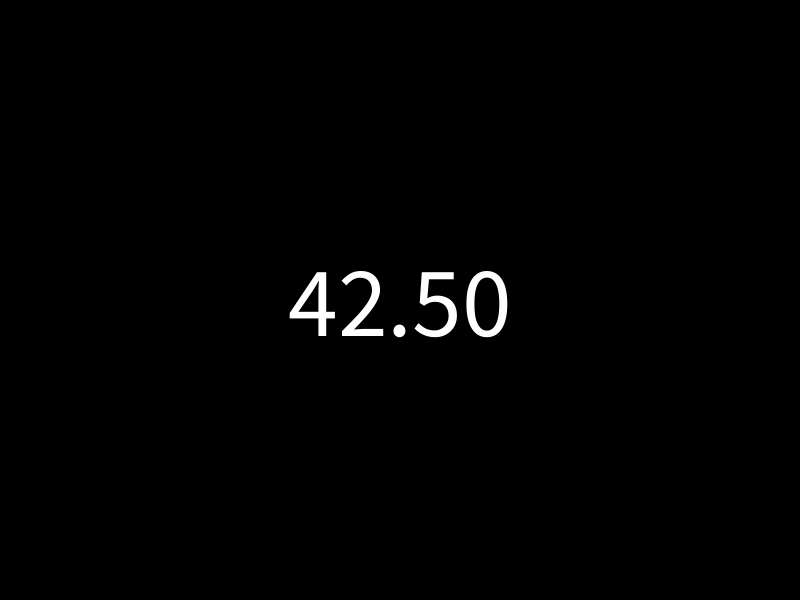
Frame 1 (no input)
Frame 60 (the mouse pressed at the canvas centre just before this capture): identical to frame 1, image omitted
Frame 120 (the mouse held since frame 60 and released just before this capture): identical to frame 1, image omitted

The Processing sketch that drew this single still picture (run headless with seeded random() and noise(); from frame 60 on, the mouse is pressed at the canvas centre):

// Processing sketch: Lesson4G
// ── Lesson4G.pde
// test sketch
float testmark;
float percent;

void setup(){
size(800,600);
textAlign(CENTER,CENTER);
testmark = 17; // out of 29

//            dependent var  range of testmark  range of percent 
percent = map(testmark,      0, 20,             0, 50);
}

void draw(){
background(0);
textSize(100);
text(nf(percent,0,2),400,300);

}
